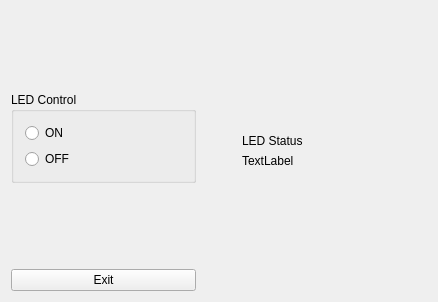
<?xml version="1.0" encoding="UTF-8"?>
<ui version="4.0">
 <class>Widget</class>
 <widget class="QWidget" name="Widget">
  <property name="geometry">
   <rect>
    <x>0</x>
    <y>0</y>
    <width>438</width>
    <height>302</height>
   </rect>
  </property>
  <property name="windowTitle">
   <string>Widget</string>
  </property>
  <layout class="QHBoxLayout" name="horizontalLayout_2">
   <item>
    <layout class="QHBoxLayout" name="horizontalLayout">
     <item>
      <layout class="QVBoxLayout" name="verticalLayout_3">
       <item>
        <spacer name="verticalSpacer_4">
         <property name="orientation">
          <enum>Qt::Vertical</enum>
         </property>
         <property name="sizeHint" stdset="0">
          <size>
           <width>20</width>
           <height>40</height>
          </size>
         </property>
        </spacer>
       </item>
       <item>
        <widget class="QGroupBox" name="groupBox">
         <property name="sizePolicy">
          <sizepolicy hsizetype="Expanding" vsizetype="Preferred">
           <horstretch>0</horstretch>
           <verstretch>0</verstretch>
          </sizepolicy>
         </property>
         <property name="title">
          <string>LED Control</string>
         </property>
         <property name="flat">
          <bool>false</bool>
         </property>
         <layout class="QVBoxLayout" name="verticalLayout_2">
          <item>
           <layout class="QVBoxLayout" name="verticalLayout">
            <item>
             <widget class="QRadioButton" name="led_on_btn">
              <property name="text">
               <string>ON</string>
              </property>
             </widget>
            </item>
            <item>
             <widget class="QRadioButton" name="led_off_btn">
              <property name="text">
               <string>OFF</string>
              </property>
             </widget>
            </item>
           </layout>
          </item>
         </layout>
        </widget>
       </item>
       <item>
        <spacer name="verticalSpacer">
         <property name="orientation">
          <enum>Qt::Vertical</enum>
         </property>
         <property name="sizeHint" stdset="0">
          <size>
           <width>20</width>
           <height>40</height>
          </size>
         </property>
        </spacer>
       </item>
       <item>
        <widget class="QPushButton" name="exit_btn">
         <property name="text">
          <string>Exit</string>
         </property>
        </widget>
       </item>
      </layout>
     </item>
     <item>
      <spacer name="horizontalSpacer">
       <property name="orientation">
        <enum>Qt::Horizontal</enum>
       </property>
       <property name="sizeType">
        <enum>QSizePolicy::Preferred</enum>
       </property>
       <property name="sizeHint" stdset="0">
        <size>
         <width>40</width>
         <height>20</height>
        </size>
       </property>
      </spacer>
     </item>
     <item>
      <layout class="QVBoxLayout" name="verticalLayout_4">
       <item>
        <spacer name="verticalSpacer_3">
         <property name="orientation">
          <enum>Qt::Vertical</enum>
         </property>
         <property name="sizeHint" stdset="0">
          <size>
           <width>20</width>
           <height>40</height>
          </size>
         </property>
        </spacer>
       </item>
       <item>
        <widget class="QLabel" name="label">
         <property name="sizePolicy">
          <sizepolicy hsizetype="Expanding" vsizetype="Preferred">
           <horstretch>0</horstretch>
           <verstretch>0</verstretch>
          </sizepolicy>
         </property>
         <property name="text">
          <string>LED Status</string>
         </property>
        </widget>
       </item>
       <item>
        <widget class="QLabel" name="led_status">
         <property name="text">
          <string>TextLabel</string>
         </property>
        </widget>
       </item>
       <item>
        <spacer name="verticalSpacer_2">
         <property name="orientation">
          <enum>Qt::Vertical</enum>
         </property>
         <property name="sizeHint" stdset="0">
          <size>
           <width>20</width>
           <height>40</height>
          </size>
         </property>
        </spacer>
       </item>
      </layout>
     </item>
    </layout>
   </item>
  </layout>
 </widget>
 <layoutdefault spacing="6" margin="11"/>
 <resources/>
 <connections/>
</ui>
